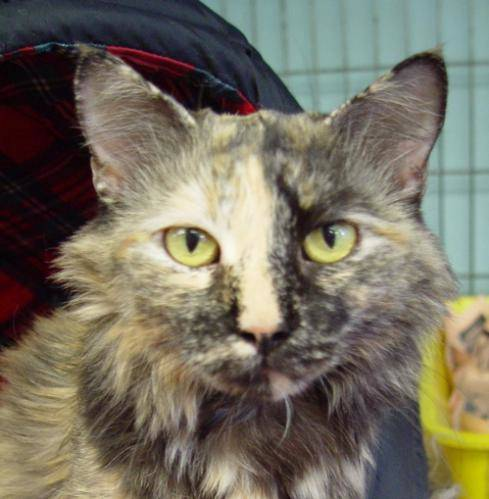
#> input picture Trabalho_Redes_Neurais/data/train/cat/cat.10.jpg, 489 x 499 px; its folder holds only this picture in this run
$ jupyter execute etapa1_mlp.ipynb
#> lines starting #> are read from the running program, lines starting #| are printed output that depends on the picture; long printed decimals are rounded
[cell 1]
import os
import numpy as np
import matplotlib.pyplot as plt
from PIL import Image

[cell 2]
print(os.listdir("data/train"))

[cell 3]
def preprocessar_imagem(caminho):
#> called with caminho = 'data/train/cat/cat.10.jpg'
    img = Image.open(caminho)
#> img is the input picture: PIL image 489x499 RGB; mean R, G, B 117.5, 111.9, 97

    img = img.resize((64, 64))
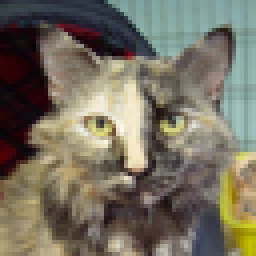
#> img: PIL image 64x64 RGB (shown 4 times larger); mean R, G, B 117.5, 111.9, 97
    img = img.convert("L")
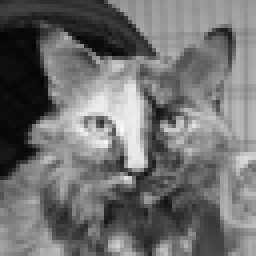
#> img: PIL image 64x64 L (shown 4 times larger); min 4, max 249, mean 111.9

    img = np.array(img) / 255.0
#> img: shape (64, 64) float64
    img = img.flatten()
#> img = 4096 values, max 0.976 at index 2078, min 0.0157 at index 712, mean 0.439

    return img

[cell 4]
def carregar_dados():
    X = []
    y = []

    for img_name in os.listdir("data/train/cat"):
        path = "data/train/cat/" + img_name
        X.append(preprocessar_imagem(path))
        y.append(0)

    for img_name in os.listdir("data/train/dog"):
        path = "data/train/dog/" + img_name
        X.append(preprocessar_imagem(path))
#> call 2 of preprocessar_imagem, with caminho = 'data/train/dog/dog.106.jpg'
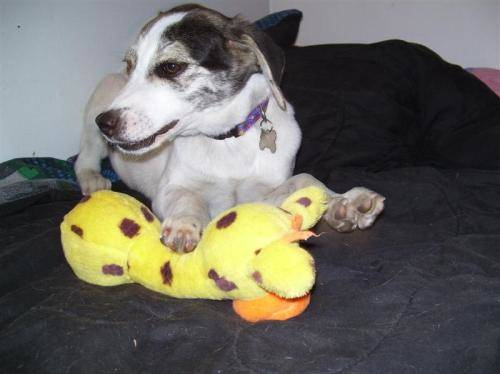
#> input picture Trabalho_Redes_Neurais/data/train/dog/dog.106.jpg, 500 x 374 px
#> in preprocessar_imagem, img is the input picture: PIL image 500x374 RGB; mean R, G, B 106.8, 104.6, 97.1
#> in preprocessar_imagem (call 2), `img = img.resize((64, 64))`:
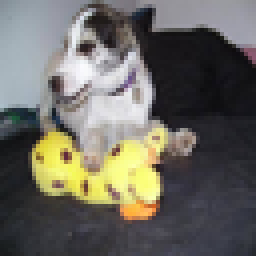
#> img: PIL image 64x64 RGB (shown 4 times larger); mean R, G, B 106.8, 104.6, 97.1
#> in preprocessar_imagem (call 2), `img = img.convert("L")`:
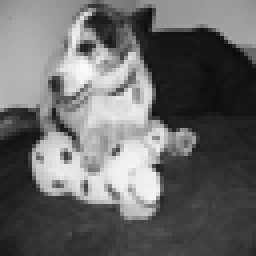
#> img: PIL image 64x64 L (shown 4 times larger); min 12, max 250, mean 104.4
#> in preprocessar_imagem (call 2), `img = img.flatten()`: img = 4096 values, max 0.98 at index 1044, min 0.0471 at index 1140, mean 0.409
        y.append(1)

    return np.array(X), np.array(y)


X, y = carregar_dados()
#> y = [0, 1]

[cell 5]
print("X shape:", X.shape)
#| X shape: (2, 4096)
print("y shape:", y.shape)
#| y shape: (2,)

[cell 6]
def sigmoid(x):
    return 1 / (1 + np.exp(-x))

def relu(x):
    return np.maximum(0, x)

[cell 7]
entrada = 4096
oculta = 128
saida = 1

np.random.seed(42)

W1 = np.random.randn(entrada, oculta) * 0.01
b1 = np.zeros((1, oculta))

W2 = np.random.randn(oculta, saida) * 0.01
b2 = np.zeros((1, saida))

[cell 8]
def forward(X):
    Z1 = X @ W1 + b1
    A1 = relu(Z1)

    Z2 = A1 @ W2 + b2
#> Z2 = [-0.00115, -0.00228]
    A2 = sigmoid(Z2)
#> A2 = [0.5, 0.499]

    return A1, A2

[cell 9]
def loss(y_true, y_pred):
    eps = 1e-8
    return -np.mean(
        y_true*np.log(y_pred + eps) +
        (1-y_true)*np.log(1-y_pred + eps)
    )

[cell 10]
A1, y_pred = forward(X)
#> y_pred = [0.5, 0.499]

print("Predições:", y_pred[:5])
#| Predições: [[0.4997 ]
#|  [0.4994]]
print("Loss:", loss(y, y_pred))
#| Loss: 0.6931
